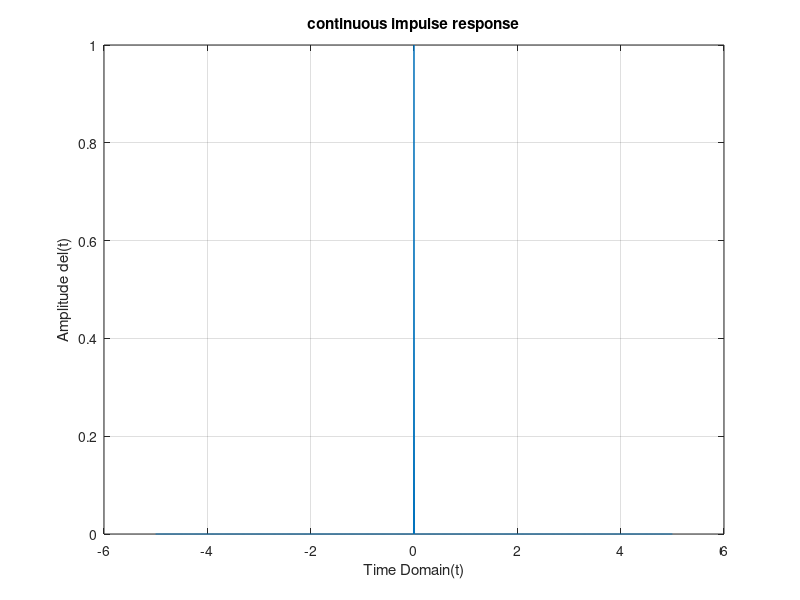

Here is the MATLAB script that generated this plot:
%Lab 1.1
%Impulse Signal

t = -5:0.01:5;
y=(t==0);
plot(t,y);
xlabel('Time Domain(t)');
ylabel('Amplitude del(t)');
title('continuous impulse response');
grid on;
